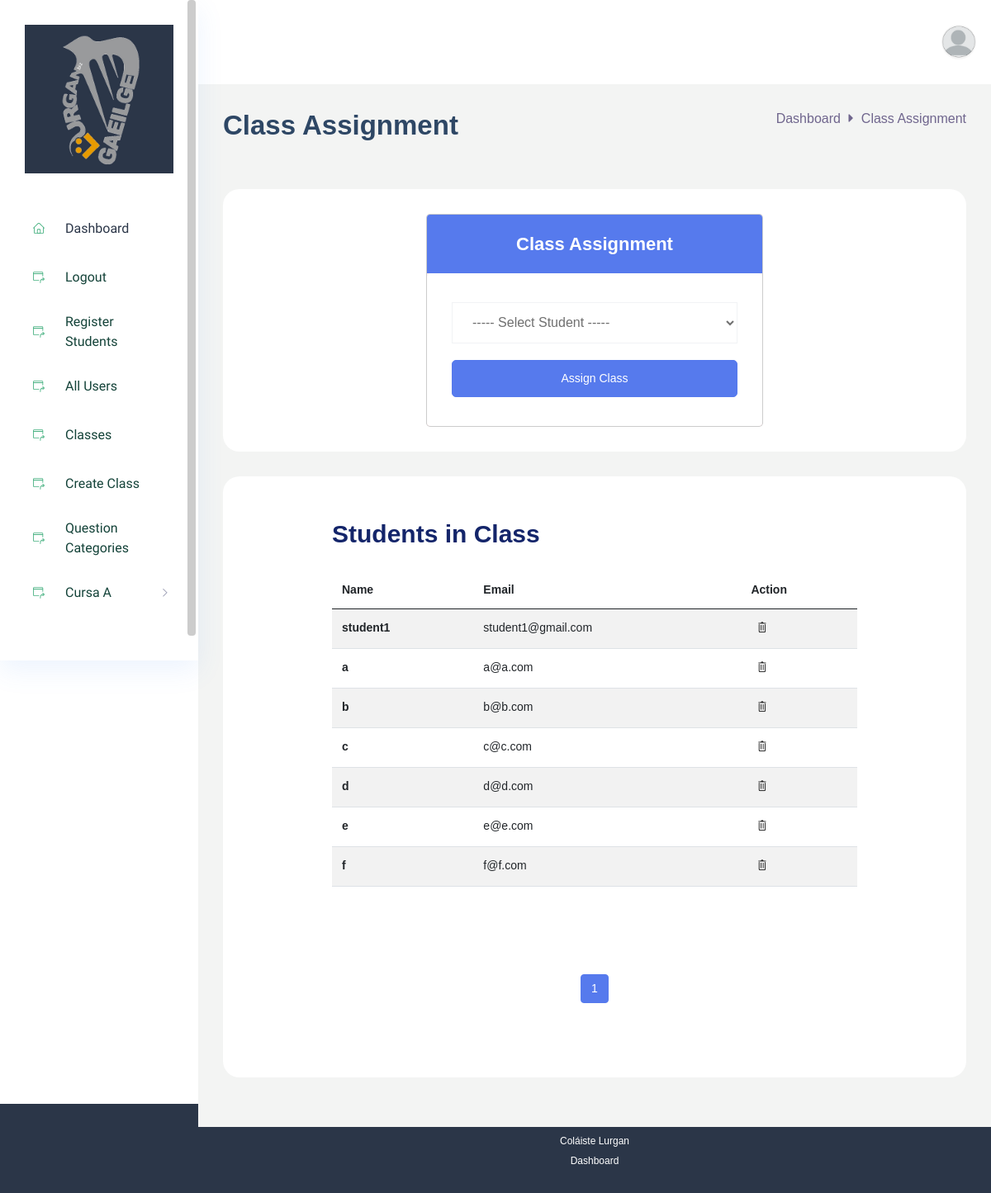
The app's page /assign_cohort/1/ (signed in) with its own data.
### project/models.py (models this page shows, shortened)
class Cohorts(models.Model):
    classname               = models.CharField(max_length=20,default='')
    updated=models.DateTimeField(auto_now=True)
    created = models.DateTimeField(auto_now_add=True)
    class Meta:
        ordering=['-updated','-created']

### authuser/models.py (models this page shows, shortened)
class User(AbstractBaseUser,PermissionsMixin):
    email = models.EmailField(unique=True)
    username = models.CharField(max_length=255,blank=True)
    address = models.CharField(max_length=255,blank=True)
    phone_number = models.CharField(max_length=255,blank=True,default='')
    avatar = models.ImageField(null=True,default='profile/avatar.png',upload_to=user_directory_path)
    ROLE_CHOICES = (
        ('student', 'Student'),
        ('teacher', 'Teacher'),
        ('admin', 'Admin'),
    )
    role = models.CharField(max_length=20,choices=ROLE_CHOICES,default='student')
    is_active =models.BooleanField(default=True)
    is_staff = models.BooleanField(default=False)
    is_superuser = models.BooleanField(default=False)
    created = models.DateTimeField(auto_now_add=True)
    updated = models.DateTimeField(auto_now=True)
    first_login = models.BooleanField(default=True)
    objects = CustomUserManager()
    USERNAME_FIELD = 'email'
    EMAIL_FIELD = 'email'
    REQUIRED_FIELDS = []
    class Meta:
        app_label = 'authuser'

### project/views.py (the view, shortened to what this page needs)
# urls.py: path('assign_cohort/<str:pk>/', views.assign_cohort, name='assign_cohort'),
@login_required(login_url='login')
def assign_cohort(request,pk):
    user_role = request.user.role
    if user_role == 'teacher' or user_role == 'admin':
        cohort = Cohorts.objects.get(id = pk)
        linked_students_ids = Linking_UC.objects.all().values_list('student_id', flat=True)
        linked_students_id = Linking_UC.objects.filter(cohort=cohort).values_list('student_id', flat=True)
        cohort_students = get_user_model().objects.filter(id__in = linked_students_id)
        students = get_user_model().objects.filter(role = 'student').exclude(id__in = linked_students_ids)
        p = Paginator(cohort_students,10)
        page_number = request.GET.get('page')
        cohort_students = p.get_page(page_number)
        page='ls_show'
        lessons_cohort = Lesson.objects.filter(cohort = cohort)
        cohort_name = Cohorts.objects.get(id=pk)
    else:
        return redirect('home')
    context = {'cohort':cohort,'students':students,'cohort_students':cohort_students,'page':page
               ,'lessons_cohort':lessons_cohort,'cohort_name':cohort_name}
    return render(request,'project/cohortassign.html',context)

### project/templates/project/cohortassign.html (shortened to what this page needs)
{% extends 'base.html' %}
{% load static %}
{% block content %}
    <section class="main_content dashboard_part large_header_bg">
        {% include 'includes/topbar.html' %}
        <div class="main_content_iner ">
            <div class="container-fluid p-0">
                <div class="row justify-content-center">
                    <div class="col-12">
                        <div class="dashboard_header mb_50">
                            <div class="row">
                                <div class="col-lg-6">
                                    <div class="dashboard_header_title">
                                        <h3>Class Assignment</h3>
                                    </div>
                                </div>
                                <div class="col-lg-6">
                                    <div class="dashboard_breadcam text-end">
                                        <p><a href="{% url 'home' %}">Dashboard</a> <i class="fas fa-caret-right"></i> Class Assignment
                                        </p>
                                    </div>
                                </div>
                            </div>
                        </div>
                    </div>
                    <div class="col-lg-12">
                        <div class="white_box mb_30">
                            <div class="row justify-content-center">
                                <div class="col-lg-6">
                                    <div class="modal-content cs_modal">
                                        <div class="modal-header justify-content-center theme_bg_1">
                                            <h5 class="modal-title text_white">Class Assignment</h5>
                                        </div>
                                        <div class="modal-body">
                                            <form method="post" action="">
                                                <div class="">
                                                    <select name="student_assign" id="" class="select_assign">
                                                        <option value="">----- Select Student -----</option>
                                                    </select>
                                                </div>
                                                <button type="submit" class="btn_1 full_width text-center">Assign Class</button>
                                            </form>
                                        </div>
                                    </div>
                                </div>
                            </div>
                        </div>
                    </div>
                    <div class="col-lg-12">
                        <div class="white_box mb_30">
                            <div class="row justify-content-center">
                                <div class="col-lg-10">
                                    <div class="white_card card_height_100 mb_30">
                                        <div class="white_card_header">
                                        <div class="box_header m-0">
                                        <div class="main-title">
                                        <h2 class="m-0">Students in Class</h2>
                                        </div>
                                        </div>
                                        </div>
                                        <div class="white_card_body">
                                        <div class="table-responsive m-b-30">
                                        <table class="table table-striped">
                                        <thead>
                                        <tr>
                                        <th scope="col">Name</th>
                                        <th scope="col">Email</th>
                                        <th scope="col">Action</th>
                                        </tr>
                                        </thead>
                                        <tbody>
                                            {% for student in cohort_students %}
                                            <tr>
                                                <th scope="row">{{student.username}}</th>
                                                <td>{{student.email}}</td>
                                                <td> <form method="post" action="">
                                                    <button type="submit" style="border: 0px;background-color: transparent;" class=""><i class="ti-trash"></i></button>
                                                </form></td>
                                            </tr>
                                            {% endfor %}
                                        </tbody>
                                        </table>
                                        </div>
                                        </div>
                                        </div>
                                </div>
                                <div class="col-lg-12">
                                    <div class="white_box mb_30">
                                        <nav aria-label="Page navigation example">
                                            <ul class="pagination justify-content-center">
                                                {% for num in cohort_students.paginator.page_range %}
                                                    <li class="page-item {% if num == cohort_students.number %} active clr{% endif %}">
                                                        <a class="page-link"   href="?page={{ num }}">{{ num }}</a>
                                                    </li>
                                                {% endfor %}
                                            </ul>
                                        </nav>
                                    </div>
                                </div>
                            </div>
                        </div>
                    </div>
                </div>
            </div>
        </div>
{% endblock %}

### templates/includes/navbar.html (shortened to what this page needs)
{% load static %}
<nav class="sidebar vertical-scroll  ps-container ps-theme-default ps-active-y">
    <div class="logo d-flex justify-content-between">
    <a href="{% url 'home' %}"><img src="{% static 'img/lurgan.png' %}" alt=""></a>
    </div>
    <ul id="sidebar_menu">
    <li class="mm-active">
    <a class="" href="{% url 'home' %}" aria-expanded="false">
    <div class="icon_menu">
    <img src="{% static 'img/menu-icon/dashboard.svg' %}" alt="">
    </div>
    <span>Dashboard</span>
    </a>
    </li>
    {% if user.is_authenticated %}
    <li class="mm-active">
    <a class="" href="{% url 'logout' %}" aria-expanded="false">
    <div class="icon_menu">
    <img src="{% static 'img/menu-icon/16.svg' %}" alt="">
    </div>
    <span>Logout</span>
    </a>
    </li>
    {% if user.role == 'admin' or user.role == 'teacher' %}
    <li class="mm-active">
        <a class="" href="{% url 'studentregister' %}" aria-expanded="false">
        <div class="icon_menu">
        <img src="{% static 'img/menu-icon/16.svg' %}" alt="">
        </div>
        <span>Register Students</span>
        </a>
    </li>
    {% endif%}
    {% if user.role == 'teacher' or user.role == 'admin' %}
    <li class="mm-active">
        <a class="" href="{% url 'alluser' %}" aria-expanded="false">
        <div class="icon_menu">
        <img src="{% static 'img/menu-icon/16.svg' %}" alt="">
        </div>
        <span>All Users</span>
        </a>
        </li>
    <li class="mm-active">
        <a class="" href="{% url 'cohorts_list' %}" aria-expanded="false">
        <div class="icon_menu">
        <img src="{% static 'img/menu-icon/16.svg' %}" alt="">
        </div>
        <span>Classes</span>
        </a>
        </li>
    <li class="mm-active">
    <a class="" href="{% url 'create_class' %}" aria-expanded="false">
    <div class="icon_menu">
    <img src="{% static 'img/menu-icon/16.svg' %}" alt="">
    </div>
    <span>Create Class</span>
    </a>
    </li>
    <li class="mm-active">
        <a class="" href="{% url 'questionsRGB' %}" aria-expanded="false">
        <div class="icon_menu">
        <img src="{% static 'img/menu-icon/16.svg' %}" alt="">
        </div>
        <span>Question Categories</span>
        </a>
        </li>
    {% endif%}
    {% if page == 'ls_show' %}
    <li class="">
        <a class="has-arrow" href="#" aria-expanded="false">
        <div class="icon_menu">
        <img src="{% static 'img/menu-icon/16.svg' %}" alt="">
        </div>
        <span>{{cohort_name.classname}}</span>
        </a>
        </li>
        {% endif%}
{% endif%}
    </ul>
    </nav>

### templates/includes/topbar.html (shortened to what this page needs)
{% load static %}
<div class="container-fluid g-0">
    <div class="row">
    <div class="col-lg-12 p-0">
    <div class="header_iner d-flex justify-content-between align-items-center">
    <div class="header_right d-flex justify-content-between align-items-center">
        {% if user.is_authenticated %}
    <div class="profile_info">
        {% if request.user.avatar %}
        <img src=" {{ request.user.avatar.url }} " alt="profile image">
        {% else %}
        <p>else is working</p>
        <img src="{% static 'img/avatar.png' %}" alt="profile image">
        {% endif %}
        {% else %}
        <a href="{% url 'login' %}">Log In</a>
        {% endif%}
    </div>
    </div>
    </div>
    </div>
    </div>
    </div>

### static/css/metisMenu.css (style rules this page uses)
.metismenu .has-arrow { position:relative }
.metismenu .has-arrow::after { position:absolute;content:'';transform:rotate(-90deg) translate(0,-50%);transform-origin:top;top:50%;transition:all .3s ease-out;right:40px;content:"\e64b";font-family:themify;color:#a5adc6;font-weight:600;font-size:14px }

### static/css/mystyle.css (style rules this page uses)
.select_assign { height: 50px; line-height: 50px; padding: 10px 20px; border: 1px solid #f1f3f5; color: #707070; font-size: 16px; font-weight: 500; background-color: #fff; width: 100%; }
.clr > a { background-color: #567AED !important; border-color: #567AED !important; }

### records on screen
Cohorts: classname "Cursa A"
User: user.avatar (placeholder picture)
User: username "student1", email "student1@gmail.com"
User: username "a", email "a@a.com"
User: username "b", email "b@b.com"
User: username "c", email "c@c.com"
User: username "d", email "d@d.com"
User: username "e", email "e@e.com"
User: username "f", email "f@f.com"

### other values on screen
{{ num }} "1"
